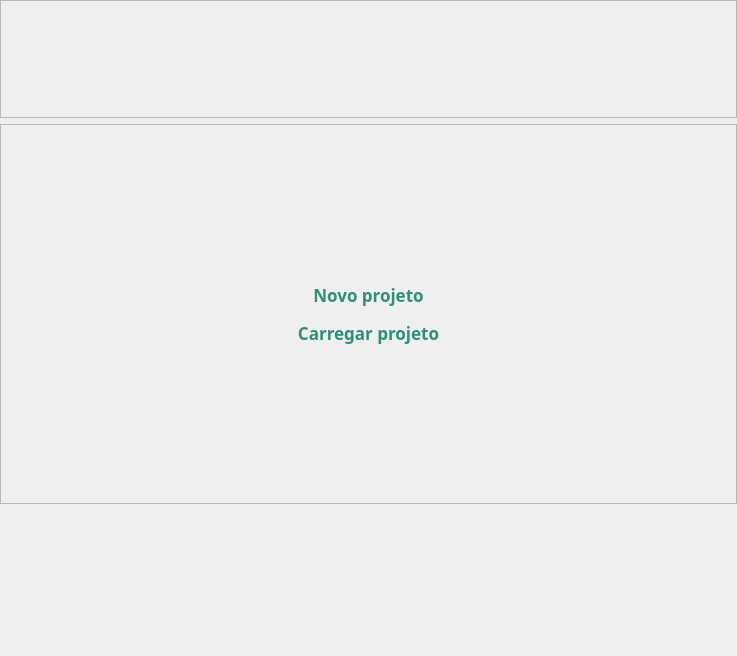
        <widget class="QWidget" name="projeto_page">
         <property name="sizePolicy">
          <sizepolicy hsizetype="Maximum" vsizetype="Expanding">
           <horstretch>0</horstretch>
           <verstretch>0</verstretch>
          </sizepolicy>
         </property>
         <layout class="QVBoxLayout" name="verticalLayout_5">
          <property name="leftMargin">
           <number>0</number>
          </property>
          <property name="topMargin">
           <number>0</number>
          </property>
          <property name="rightMargin">
           <number>0</number>
          </property>
          <property name="bottomMargin">
           <number>20</number>
          </property>
          <item>
           <widget class="QFrame" name="titulo_frame">
            <property name="sizePolicy">
             <sizepolicy hsizetype="Preferred" vsizetype="Maximum">
              <horstretch>0</horstretch>
              <verstretch>0</verstretch>
             </sizepolicy>
            </property>
            <property name="frameShape">
             <enum>QFrame::StyledPanel</enum>
            </property>
            <property name="frameShadow">
             <enum>QFrame::Raised</enum>
            </property>
            <layout class="QVBoxLayout" name="verticalLayout">
             <property name="spacing">
              <number>0</number>
             </property>
             <property name="topMargin">
              <number>0</number>
             </property>
             <item>
              <widget class="QLabel" name="mainTitle_label">
               <property name="sizePolicy">
                <sizepolicy hsizetype="Minimum" vsizetype="Maximum">
                 <horstretch>0</horstretch>
                 <verstretch>0</verstretch>
                </sizepolicy>
               </property>
               <property name="font">
                <font>
                 <family>Segoe UI</family>
                 <pointsize>70</pointsize>
                </font>
               </property>
               <property name="text">
                <string>&lt;html&gt;&lt;head/&gt;&lt;body&gt;&lt;p&gt;&lt;img src=&quot;:/PlateHeatExchanger/STC Official/images/Logo.png&quot;/&gt;&lt;/p&gt;&lt;/body&gt;&lt;/html&gt;</string>
               </property>
               <property name="alignment">
                <set>Qt::AlignCenter</set>
               </property>
              </widget>
             </item>
            </layout>
           </widget>
          </item>
          <item>
           <widget class="QFrame" name="main_pictures">
            <property name="minimumSize">
             <size>
              <width>0</width>
              <height>380</height>
             </size>
            </property>
            <property name="maximumSize">
             <size>
              <width>16777215</width>
              <height>380</height>
             </size>
            </property>
            <property name="frameShape">
             <enum>QFrame::StyledPanel</enum>
            </property>
            <property name="frameShadow">
             <enum>QFrame::Raised</enum>
            </property>
            <layout class="QHBoxLayout" name="horizontalLayout_2">
             <item alignment="Qt::AlignLeft|Qt::AlignTop">
              <widget class="QLabel" name="label">
               <property name="maximumSize">
                <size>
                 <width>16777215</width>
                 <height>410</height>
                </size>
               </property>
               <property name="text">
                <string>&lt;html&gt;&lt;head/&gt;&lt;body&gt;&lt;p&gt;&lt;img src=&quot;:/mainTitle/STC Official/images/plateheatexchanger_tela1.png&quot;/&gt;&lt;/p&gt;&lt;/body&gt;&lt;/html&gt;</string>
               </property>
              </widget>
             </item>
             <item>
              <widget class="QFrame" name="projeto_frame">
               <property name="sizePolicy">
                <sizepolicy hsizetype="Minimum" vsizetype="Maximum">
                 <horstretch>0</horstretch>
                 <verstretch>0</verstretch>
                </sizepolicy>
               </property>
               <property name="minimumSize">
                <size>
                 <width>0</width>
                 <height>0</height>
                </size>
               </property>
               <property name="styleSheet">
                <string notr="true"/>
               </property>
               <property name="frameShape">
                <enum>QFrame::NoFrame</enum>
               </property>
               <property name="frameShadow">
                <enum>QFrame::Raised</enum>
               </property>
               <layout class="QVBoxLayout" name="verticalLayout_3">
                <property name="leftMargin">
                 <number>5</number>
                </property>
                <property name="topMargin">
                 <number>5</number>
                </property>
                <property name="rightMargin">
                 <number>5</number>
                </property>
                <property name="bottomMargin">
                 <number>5</number>
                </property>
                <item>
                 <widget class="QPushButton" name="mainNewFile_btn">
                  <property name="maximumSize">
                   <size>
                    <width>16777215</width>
                    <height>16777215</height>
                   </size>
                  </property>
                  <property name="font">
                   <font>
                    <family>Rockwell</family>
                    <pointsize>13</pointsize>
                    <weight>75</weight>
                    <bold>true</bold>
                   </font>
                  </property>
                  <property name="cursor">
                   <cursorShape>PointingHandCursor</cursorShape>
                  </property>
                  <property name="autoFillBackground">
                   <bool>false</bool>
                  </property>
                  <property name="styleSheet">
                   <string notr="true">color: rgb(48, 143, 123);
gridline-color: rgb(255, 85, 127);
border-color: rgb(85, 0, 0);</string>
                  </property>
                  <property name="text">
                   <string>Novo projeto</string>
                  </property>
                  <property name="default">
                   <bool>false</bool>
                  </property>
                  <property name="flat">
                   <bool>true</bool>
                  </property>
                 </widget>
                </item>
                <item>
                 <widget class="QPushButton" name="abrirProjeto_btn">
                  <property name="font">
                   <font>
                    <family>Rockwell</family>
                    <pointsize>13</pointsize>
                    <weight>75</weight>
                    <bold>true</bold>
                   </font>
                  </property>
                  <property name="cursor">
                   <cursorShape>PointingHandCursor</cursorShape>
                  </property>
                  <property name="styleSheet">
                   <string notr="true">color: rgb(48, 143, 123)</string>
                  </property>
                  <property name="text">
                   <string>Carregar projeto</string>
                  </property>
                  <property name="default">
                   <bool>false</bool>
                  </property>
                  <property name="flat">
                   <bool>true</bool>
                  </property>
                 </widget>
                </item>
               </layout>
              </widget>
             </item>
             <item alignment="Qt::AlignRight|Qt::AlignTop">
              <widget class="QLabel" name="label_2">
               <property name="maximumSize">
                <size>
                 <width>16777215</width>
                 <height>410</height>
                </size>
               </property>
               <property name="text">
                <string>&lt;html&gt;&lt;head/&gt;&lt;body&gt;&lt;p&gt;&lt;img src=&quot;:/mainTitle/STC Official/images/plateheatexchanger2_tela1.png&quot;/&gt;&lt;/p&gt;&lt;/body&gt;&lt;/html&gt;</string>
               </property>
              </widget>
             </item>
            </layout>
           </widget>
          </item>
          <item alignment="Qt::AlignHCenter|Qt::AlignBottom">
           <widget class="QLabel" name="label_34">
            <property name="sizePolicy">
             <sizepolicy hsizetype="Preferred" vsizetype="Minimum">
              <horstretch>0</horstretch>
              <verstretch>0</verstretch>
             </sizepolicy>
            </property>
            <property name="minimumSize">
             <size>
              <width>737</width>
              <height>126</height>
             </size>
            </property>
            <property name="maximumSize">
             <size>
              <width>737</width>
              <height>126</height>
             </size>
            </property>
            <property name="font">
             <font>
              <family>Segoe UI</family>
              <pointsize>12</pointsize>
             </font>
            </property>
            <property name="styleSheet">
             <string notr="true">color: rgb(153, 153, 153);</string>
            </property>
            <property name="text">
             <string>&lt;html&gt;&lt;head/&gt;&lt;body&gt;&lt;p&gt;&lt;img src=&quot;:/PlateHeatExchanger/STC Official/images/bottom.png&quot;/&gt;&lt;/p&gt;&lt;/body&gt;&lt;/html&gt;</string>
            </property>
            <property name="alignment">
             <set>Qt::AlignBottom|Qt::AlignHCenter</set>
            </property>
           </widget>
          </item>
         </layout>
        </widget>
